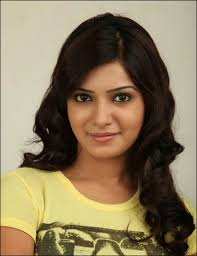
#> input picture openCV/img1.jpg, 197 x 256 px
$ python basicFunctions.py
#> lines starting #> are read from the running program, lines starting #| are printed output that depends on the picture; after the words box and inside, x2 and y2 are one past the last pixel; in counts of white or black regions, pixels touching at a corner belong together
import cv2 as cv

img = cv.imread('img1.jpg')
#> img is the input picture: shape (256, 197, 3); mean B, G, R 92.3, 121.7, 138.3
cv.imshow('MyImage', img)

# Converting image to GrayScale
gray = cv.cvtColor(img, cv.COLOR_BGR2GRAY)
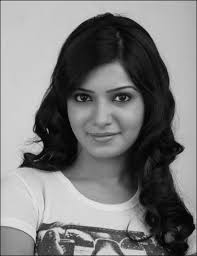
#> gray: shape (256, 197); min 0, max 233, mean 123.3
cv.imshow('Gray', gray)

# Blur an image
#cv.GaussianBlur(img, (KernalSize), Border)
blur = cv.GaussianBlur(img, (3,3), cv.BORDER_DEFAULT)
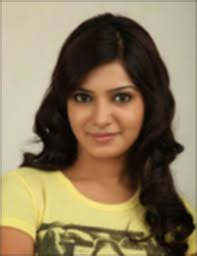
#> blur: shape (256, 197, 3); mean B, G, R 92.6, 122.1, 138.7
cv.imshow('Blur', blur)

# Finding Edges in an image
canny = cv.Canny(img, 125, 175) # 125,175 are thresh hold values
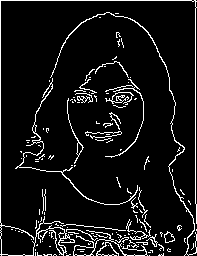
#> canny: shape (256, 197); 7.9% white in thin lines or dots
cv.imshow('Canny', canny)

# Dilating an image
dilated = cv.dilate(canny, (7,7), iterations=3) #(7,7) is kernal size
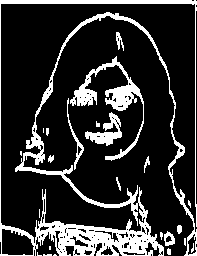
#> dilated: shape (256, 197); 18.7% white; 24 white regions (12 under 20 px), largest, box (x1, y1, x2, y2) and area: (0, 0, 197, 256) 6781, (70, 56, 144, 161) 1454, (85, 112, 122, 146) 503
cv.imshow('Dilated', dilated)

# Eroding
eroded = cv.erode(dilated, (3,3), iterations=1)
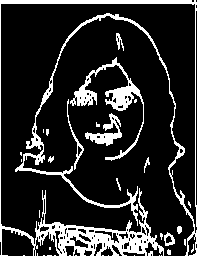
#> eroded: shape (256, 197); 16.1% white; 37 white regions (25 under 20 px), largest, box (x1, y1, x2, y2) and area: (0, 0, 197, 256) 3810, (15, 13, 197, 256) 2020, (70, 57, 144, 161) 1252
cv.imshow('Eroded', eroded)

# Resize an image
#cv.INTER_CUBIC if enlarging the small image to get batter quality
#cv.INTER_AREA if making size small of the big image to get batter quality
resized = cv.resize(img, (400,400), interpolation=cv.INTER_CUBIC)
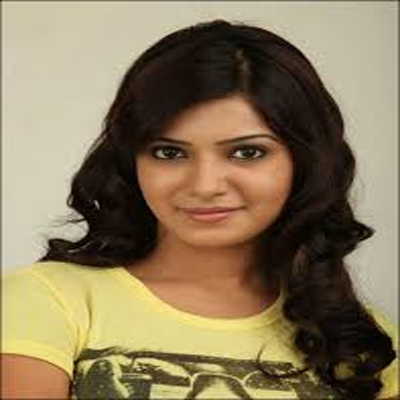
#> resized: shape (400, 400, 3); mean B, G, R 92.3, 121.8, 138.4
cv.imshow('resized', resized)

# Croping
cropped = img[10:10, 20:20]
#> cropped = empty array
cv.imshow('Cropped', cropped)

cv.waitKey(0)
